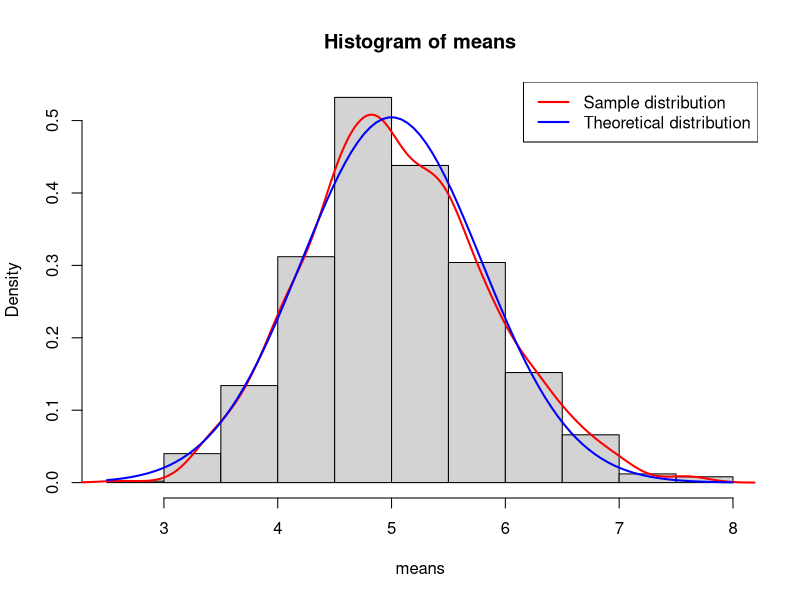
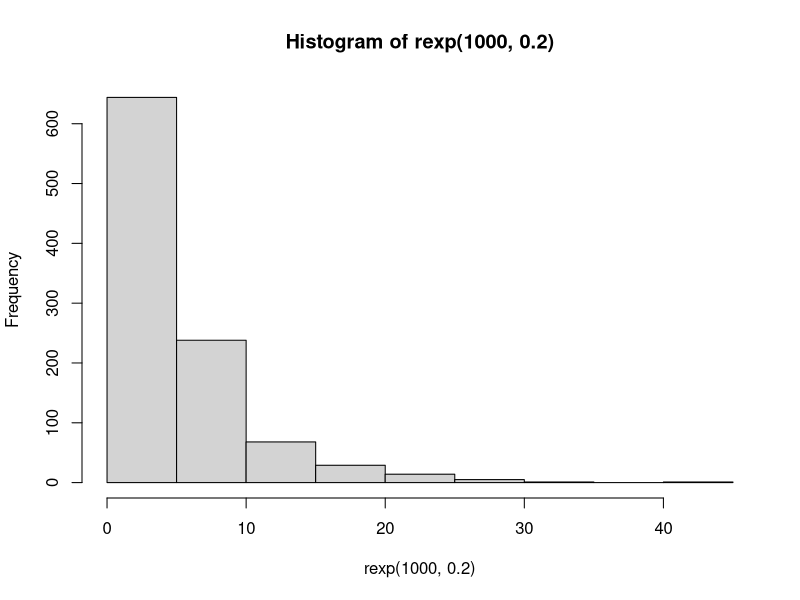
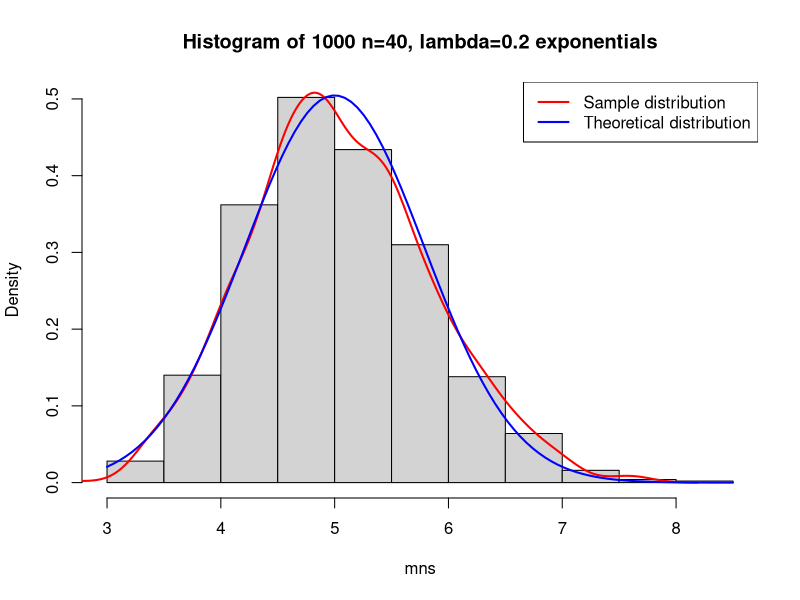

Here is the R script that generated these plots, in order:
## ---- chunk 1
knitr::opts_chunk$set(echo = TRUE)
## ---- chunk 2
means<-numeric(length(1000)) #Initialize the array "means"
for (i in 1:1000) { #loop through 1000 times for generating the rexp function
  expfunc <- rexp(40,0.2) #n=40, lambda=0.2
  means[i] <- mean(expfunc) #store the means of each of the iterations in the array "means"
}
sampmean <- mean(means) #The mean of all means in our sample mean
hist(means,freq=FALSE) #Plot histogram of the sample means. freq=FALSE displays the density instead of discrete counts
lines(density(means),col="red",lwd=2) #overlay the density curve atop it

curve(dnorm(x, mean=5, sd=5/sqrt(40)), add=TRUE, col="blue", lwd=2)
legend("topright", c("Sample distribution", "Theoretical distribution"), 
       col = c("red", "blue"), lwd = 2)
## ---- chunk 3
sampvan<-numeric(length(1000))
for (j in 1:length(means)) {
  sampvan[j] <- (means[j] - mean(means))^2
}

sampvance <- sum(sampvan)/(length(sampvan)-1)
theovance <- ((1/0.2)^2)/40
## ---- chunk 4
hist(rexp(1000, 0.2))
## ---- chunk 5
mns = NULL
for (i in 1 : 1000) mns = c(mns, mean(rexp(40,0.2)))
hist(mns, main="Histogram of 1000 n=40, lambda=0.2 exponentials",freq=FALSE)
lines(density(means),col="red",lwd=2) #overlay the density curve atop it

curve(dnorm(x, mean=5, sd=5/sqrt(40)), add=TRUE, col="blue", lwd=2)
legend("topright", c("Sample distribution", "Theoretical distribution"), 
       col = c("red", "blue"), lwd = 2)
